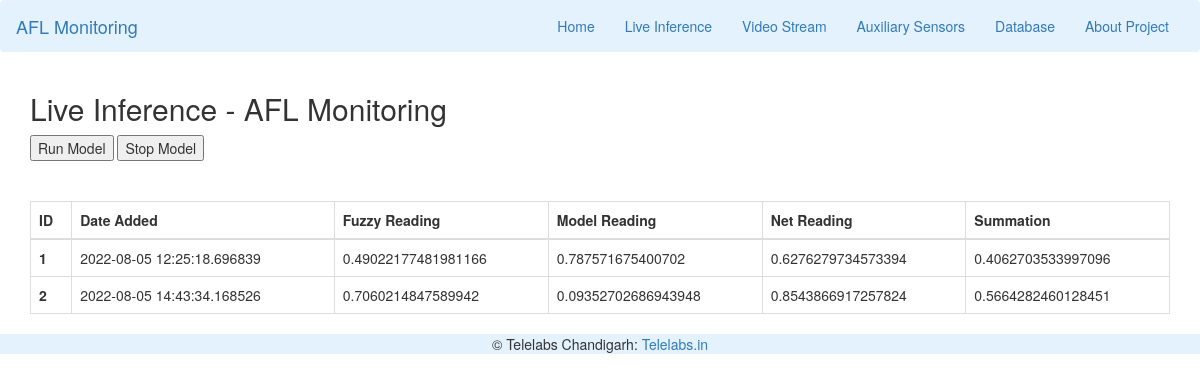
The page /inference_requests on the database its author committed.
### app.py (models this page shows, shortened)
class inference_readings(db.Model):
    __tablename__ = 'inference-readings'
    id = db.Column(db.Integer, primary_key=True)
    datetime = db.Column(db.DateTime, nullable=False, default=datetime.now())
    fuzzy_reading = db.Column(db.Integer, nullable=False)
    model_reading = db.Column(db.Integer, nullable=False)
    net_reading = db.Column(db.Integer, nullable=False)
    sum_reading = db.Column(db.Integer, nullable=False)

### app.py (the view)
@app.route('/inference_requests', methods=['POST', 'GET'])
def ir_tasks():
    if request.method == 'POST':
        if request.form.get('run_model') == 'Run Model':
            while(1):
                if (request.form.get('stop_model') == 'Stop Model'):
                    break
                arr = inference_script.main()
                data_in = inference_readings(
                    fuzzy_reading=arr[0], model_reading=arr[1], net_reading=arr[2], sum_reading=arr[3])
                db.session.add(data_in)
                db.session.commit()
                my_data = inference_readings.query.order_by(inference_readings.datetime)
                return render_template('live-inference.html', my_data = my_data)
                time.sleep(4)
    elif request.method == 'GET':
        my_data = inference_readings.query.order_by(inference_readings.datetime)
        return render_template('live-inference.html', my_data = my_data)
    my_data = inference_readings.query.order_by(inference_readings.datetime)
    return render_template('live-inference.html', my_data = my_data)

### templates/live-inference.html (shortened to what this page needs)
{% extends 'layout.html' %}  {% block body %}
<div class="container">
  <div class="row">
    <div class="col-lg-8 offset-lg-2">
      <h2 class="mt-5">Live Inference - AFL Monitoring</h2>
      <form method="post" action="{{ url_for('ir_tasks') }}">
        <input type="submit" value="Run Model" name="run_model" />
        <input type="submit" value="Stop Model" name="stop_model" />
      </form>
    </div>
  </div>
  <div>
    <br /><br />
      <table class="table table-bordered table-dark">
        <thead>
          <tr>
            <th scope="col">ID</th>
            <th scope="col">Date Added</th>
            <th scope="col">Fuzzy Reading</th>
            <th scope="col">Model Reading</th>
            <th scope="col">Net Reading</th>
            <th scope="col">Summation</th>
          </tr>
        </thead>
        <tbody>
          {% for data in my_data %}
          <tr>
            <th scope="row">{{data.id}}</th>
            <td>{{data.datetime}}</td>
            <td>{{data.fuzzy_reading}}</td>
            <td>{{data.model_reading}}</td>
            <td>{{data.net_reading}}</td>
            <td>{{data.sum_reading}}</td>
          </tr>
          {% endfor %}
        </tbody>
      </table>
  </div>
</div>
{% endblock %}

### rows shown on the page
inference_readings: id "1", datetime "2022-08-05 12:25:18.696839", fuzzy_reading "0.49022177481981166", model_reading "0.787571675400702", net_reading "0.6276279734573394", sum_reading "0.4062703533997096"
inference_readings: id "2", datetime "2022-08-05 14:43:34.168526", fuzzy_reading "0.7060214847589942", model_reading "0.09352702686943948", net_reading "0.8543866917257824", sum_reading "0.5664282460128451"
